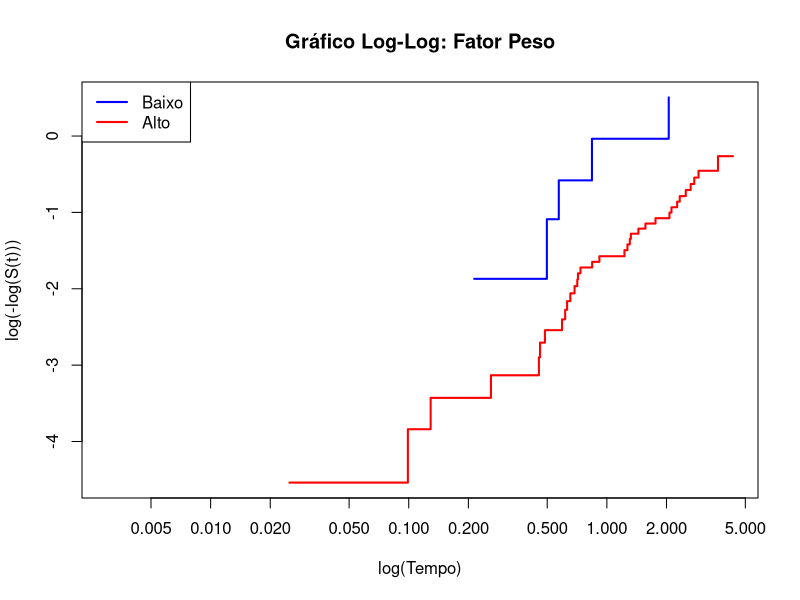
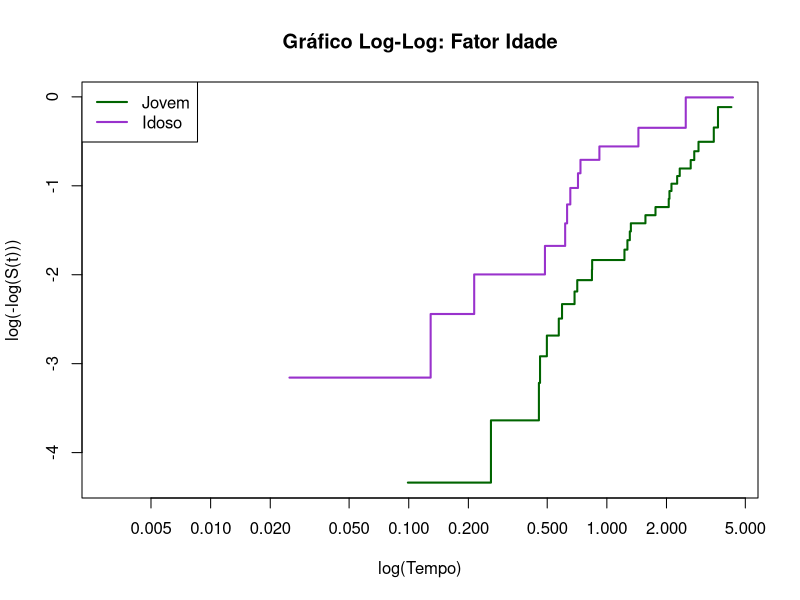

These figures' R source, in order:
## ---- chunk 1
knitr::opts_chunk$set(echo = TRUE, message = FALSE, warning = FALSE)
library(survival)

dados <- read.csv2("Exemplo_Leucemia.csv", stringsAsFactors = FALSE)

dados$Tempo   <- as.numeric(gsub(",", ".", dados$Tempo))
dados$Evento  <- as.numeric(dados$Evento)
dados$PesoBi  <- factor(dados$PesoBi, levels = c(0, 1), labels = c("Baixo", "Alto"))
dados$IdadeBi <- factor(dados$IdadeBi, levels = c(0, 1), labels = c("Jovem", "Idoso"))
## ---- chunk 2
fit_peso <- survfit(Surv(Tempo, Evento) ~ PesoBi, data = dados)
plot(fit_peso, fun = "cloglog", col = c("blue", "red"), lwd = 2,
     main = "Gráfico Log-Log: Fator Peso",
     xlab = "log(Tempo)", ylab = "log(-log(S(t)))")
legend("topleft", legend = levels(dados$PesoBi), col = c("blue", "red"), lty = 1, lwd = 2)
## ---- chunk 3
modelo_peso <- coxph(Surv(Tempo, Evento) ~ PesoBi, data = dados)
summary(modelo_peso)
## ---- chunk 4
fit_idade <- survfit(Surv(Tempo, Evento) ~ IdadeBi, data = dados)
plot(fit_idade, fun = "cloglog", col = c("darkgreen", "darkorchid"), lwd = 2,
     main = "Gráfico Log-Log: Fator Idade",
     xlab = "log(Tempo)", ylab = "log(-log(S(t)))")
legend("topleft", legend = levels(dados$IdadeBi),
       col = c("darkgreen", "darkorchid"), lty = 1, lwd = 2)
## ---- chunk 5
modelo_idade <- coxph(Surv(Tempo, Evento) ~ IdadeBi, data = dados)
summary(modelo_idade)
